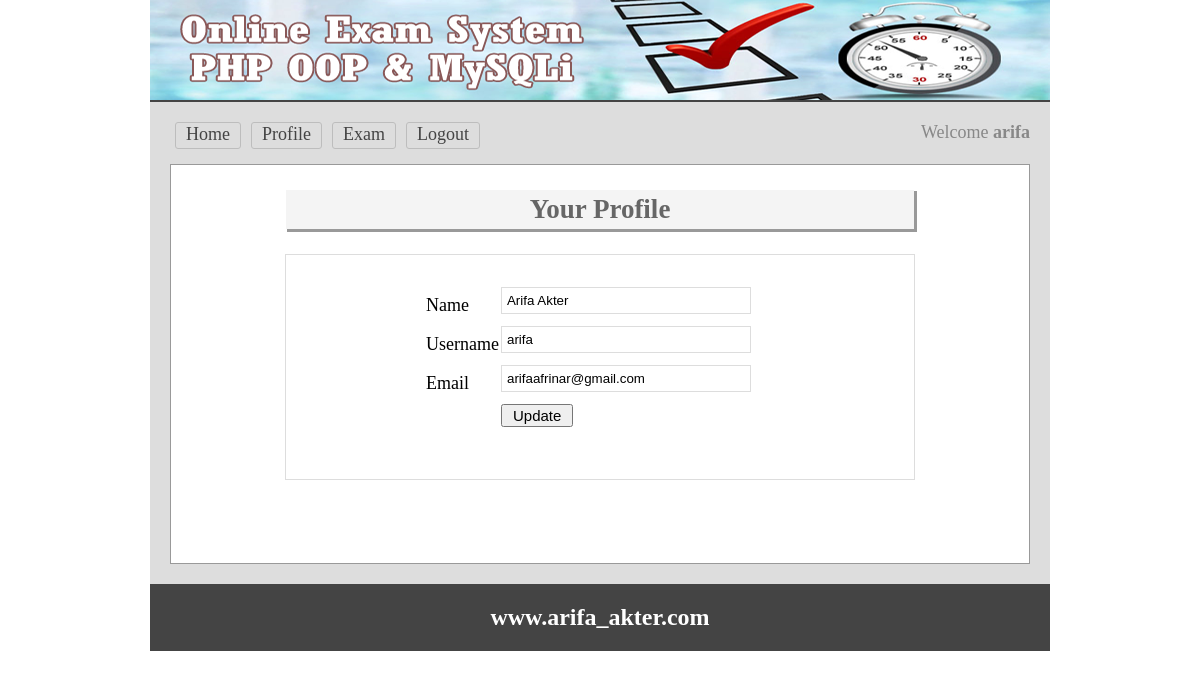
The page /profile.php (signed in) on the database its author committed.
### tables this page shows
CREATE TABLE `tbl_user` (
  `userid` int(11) NOT NULL,
  `name` varchar(50) NOT NULL,
  `username` varchar(30) NOT NULL,
  `password` varchar(32) NOT NULL,
  `email` varchar(255) NOT NULL,
  `status` int(11) NOT NULL DEFAULT '0'
);

### classes/User.php (called while the page is built, shortened)
<?php
      $filepath = realpath(dirname(__FILE__));
      include_once ($filepath.'/../lib\Session.php');
      include_once ($filepath.'/../lib\Database.php');
class User{
    private $db;
    public function __construct(){
        $this->db = new Database();
    }
    public function getUserData($userid){
          $query = "SELECT * FROM tbl_user WHERE userid ='$userid'";
          $result = $this->db->select($query);
          return $result;
    }
}
?>

### lib/Database.php (called while the page is built, shortened)
<?php
Class Database{
	public $host   = DB_HOST;
	public $user   = DB_USER;
	public $pass   = DB_PASS;
	public $dbname = DB_NAME;
	public $link;
	private function connectDB(){
	$this->link = new mysqli($this->host, $this->user, $this->pass, $this->dbname);
 }
	public function select($query){
		$result = $this->link->query($query) or die($this->link->error.__LINE__);
		if($result->num_rows > 0){
			return $result;
		} else {
			return false;
		}
	}
}

### lib/Session.php (called while the page is built, shortened)
<?php
class Session{
	 public static function get($key){
	 	if (isset($_SESSION[$key])) {
	 		return $_SESSION[$key];
	 	} else {
	 		return false;
	 	}
	 }
}
?>

### profile.php (the view, shortened to what this page needs)
<?php
 	include 'inc/header.php';
 ?>
<?php
  $userid = Session ::get("userid");
 ?>
<div class="main">
<h1>Your Profile</h1>
  <div class="profile">
	<form action="" method="post">
<?php
     $getData = $usr->getUserData($userid);
     if ($getData){
     $result =  $getData->fetch_assoc();
?>
		<table class="tbl">
			 <tr>
			   <td>Name</td>
			   <td><input name="name" type="text" value="<?php echo $result
         ['name'];?>"/></td>
			 </tr>
       <tr>
         <td>Username</td>
         <td><input name="username" type="text" value="<?php echo $result
         ['username']; ?>"/></td>
       </tr>
       <tr>
			   <td>Email</td>
			   <td><input name="email" type="text" value="<?php echo $result
         ['email']; ?>"/></td>
			 </tr>
			  <tr>
			  <td></td>
			   <td><input type="submit" value="Update"></td>
			 </tr>
       </table>
     <?php } ?>
	   </form>
    </div>
</div>
<?php include 'inc/footer.php'; ?>

### css/main.css (style rules this page uses)
* { margin:0;padding:0;outline:none }
body { font-family:verdana }
input[type="text"], input[type="password"] { border: 1px solid #ddd; margin-bottom: 10px; padding: 5px; width: 238px; }
input[type="submit"] { cursor: pointer; font-size: 15px; padding: 1px 10px; }
.main { background: #fff none repeat scroll 0 0; border: 1px solid #999; margin-top: 10px; min-height: 368px; padding: 15px; width: 828px; }
.main h1 { background: #f4f4f4 none repeat scroll 0 0; box-shadow: 2px 2px 0 1px #999; color: #666; margin: 10px auto 25px; padding: 4px; text-align: center; width: 620px; }

### profile.php (style rules this page uses)
.profile { width:440px; margin: 0 auto; border:1px solid #ddd; padding:30px 50px 50px 138px; }

### rows shown on the page
tbl_user: name "Arifa Akter", username "arifa", email "arifaafrinar@gmail.com"

### other values the page prints
Session ::get("username") "arifa"
